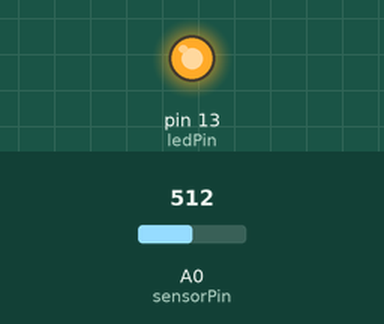
Simulated run of this sketch. Board: Arduino Uno, built with avr-gcc and run on an emulated ATmega328P. Parts: output pins drawn as LEDs (lit = HIGH). Inputs (shaded band) come from the test bench; at power-on: A0 (sensorPin) = 512.

Above: at 1.2 s.
1.3 s: A0 (sensorPin) set to 0
At 2.5 s:
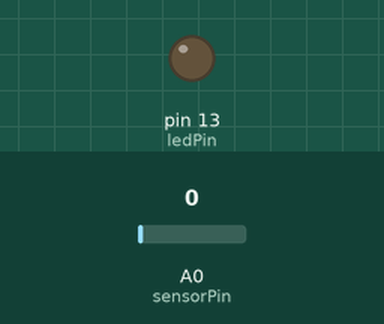
2.8 s: A0 (sensorPin) set to 122
At 3.6 s:
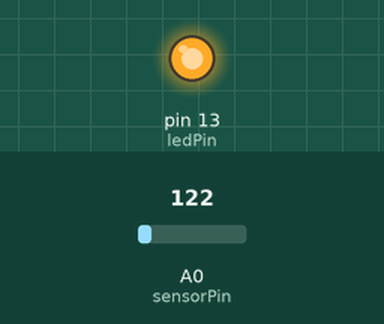
Timing chart, 0 to 5.8 s (numbered marks = the images above; inputs shaded):
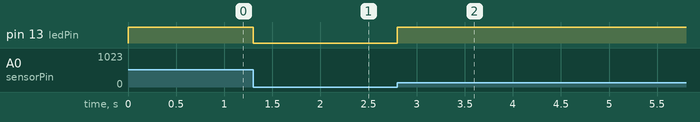

The sketch:

sketch_mar31a_test_touch.ino
```cpp
int sensorPin = A0;    // select the input pin for the potentiometer
int ledPin = 13;      // select the pin for the LED
int sensorValue = 0;  // variable to store the value coming from the sensor

void setup() {
  // declare the ledPin as an OUTPUT:
  pinMode(ledPin, OUTPUT);
}

void loop() {
  // read the value from the sensor:
  sensorValue = analogRead(sensorPin);
  //Serial.print("Sensor Value: ");
  //Serial.println(sensorValue);
  // turn the ledPin on
  if (sensorValue){
    digitalWrite(ledPin, HIGH);
  }// stop the program for <sensorValue> milliseconds:
  //delay(sensorValue);
  // turn the ledPin off:
  else {
  digitalWrite(ledPin, LOW);
  }// stop the program for for <sensorValue> milliseconds:
  //delay(sensorValue);
}
```

Measured:
- after the input at 1.3 s, pin 13 (ledPin): HIGH → LOW at once
- after the input at 2.8 s, pin 13 (ledPin): LOW → HIGH at once
